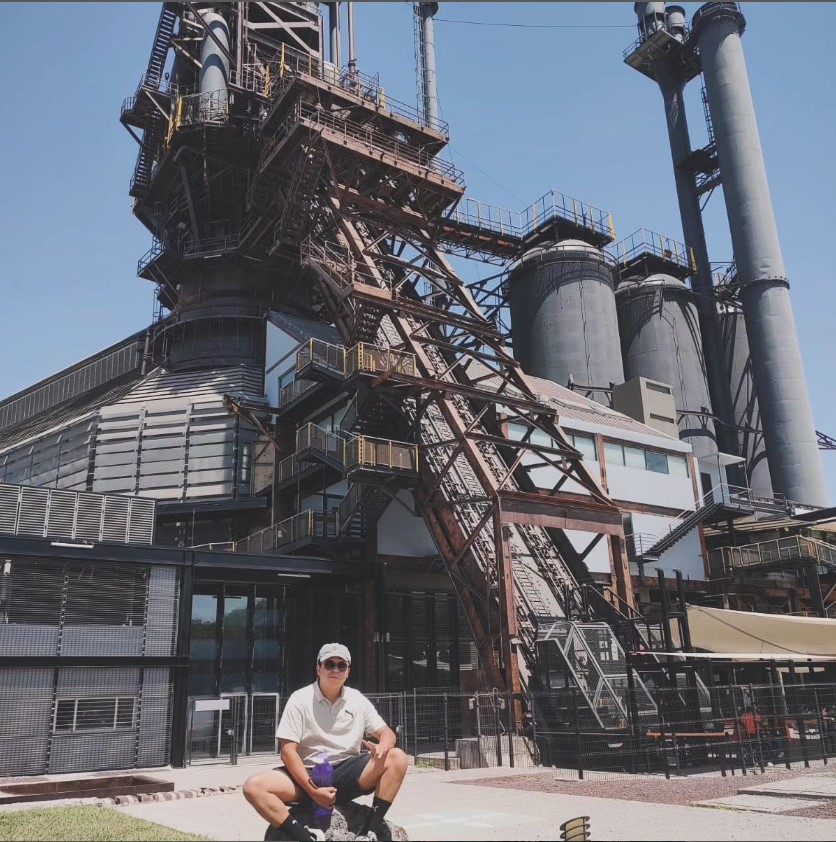
#> input picture horno3.jpg, 836 x 842 px
$ python 084_ProcesadoFiltros.py
#> lines starting #> are read from the running program, lines starting #| are printed output that depends on the picture; after the words box and inside, x2 and y2 are one past the last pixel; in counts of white or black regions, pixels touching at a corner belong together
"""
created on 12 Abril 13:28:05 2024
@author:Jesus Alejandro Montes Aguila
"""
"""
El código aplica un filtro de color a una imagen para resaltar áreas específicas, mostrándolas visualmente.
Esta técnica es útil para tareas de procesamiento de imágenes como detección de objetos basados en colores.
"""
import cv2
import numpy as np

# Leer una imagen y cambiar su tamaño
imagen = cv2.imread('horno3.jpg')
#> imagen is the input picture: shape (842, 836, 3); mean B, G, R 117.2, 107.9, 105.2
imagen = cv2.resize(imagen, (320, 240))
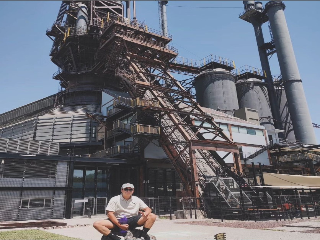
#> imagen: shape (240, 320, 3); mean B, G, R 117.3, 108, 105.3

# Crear una imagen de fondo amarillo del mismo tamaño que la imagen original
fondo_amarillo = np.full_like(imagen, (0, 255, 255), dtype=np.uint8)  # Amarillo en formato BGR

# Superponer la imagen original sobre el fondo amarillo
imagen_con_fondo_amarillo = cv2.addWeighted(fondo_amarillo, 1, imagen, 1, 0)
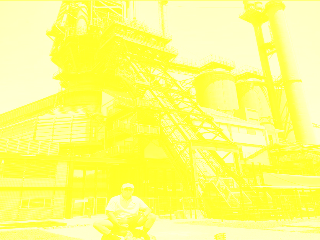
#> imagen_con_fondo_amarillo: shape (240, 320, 3); mean B, G, R 117.3, 255, 255
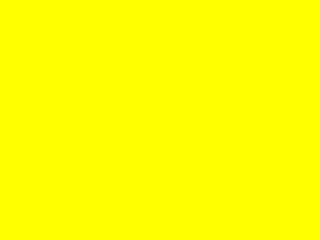
#> fondo_amarillo: shape (240, 320, 3); mean B, G, R 0, 255, 255

# Mostrar la imagen con fondo amarillo
cv2.imshow('Imagen con Fondo Amarillo', imagen_con_fondo_amarillo)

# Definir límites para la detección de color (ejemplo para el rango amarillo)
limite_inferior = np.array([25, 100, 100], np.uint8)
limite_superior = np.array([35, 255, 255], np.uint8)

# Convertir la imagen a espacio de color HSV
imagen_hsv = cv2.cvtColor(imagen, cv2.COLOR_BGR2HSV)
#> imagen_hsv: shape (240, 320, 3); mean H, S, V 99.1, 39.2, 121.9

# Crear una máscara que muestre solo el rango de color amarillo
mascara_amarillo = cv2.inRange(imagen_hsv, limite_inferior, limite_superior)
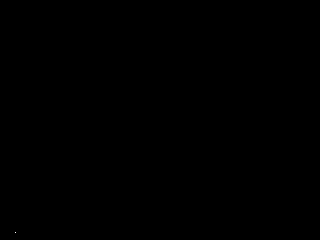
#> mascara_amarillo: shape (240, 320); 0% white in thin lines or dots, all inside (x1, y1, x2, y2) = (15, 232, 16, 233)

# Mostrar la máscara de color amarillo
cv2.imshow('Filtro Amarillo', mascara_amarillo)
cv2.imwrite("horno3FAmarillo.jpg", mascara_amarillo)
# Esperar por una tecla y cerrar las ventanas
cv2.waitKey(0)
cv2.destroyAllWindows()

$ run again, with personas.jpg copied over horno3.jpg
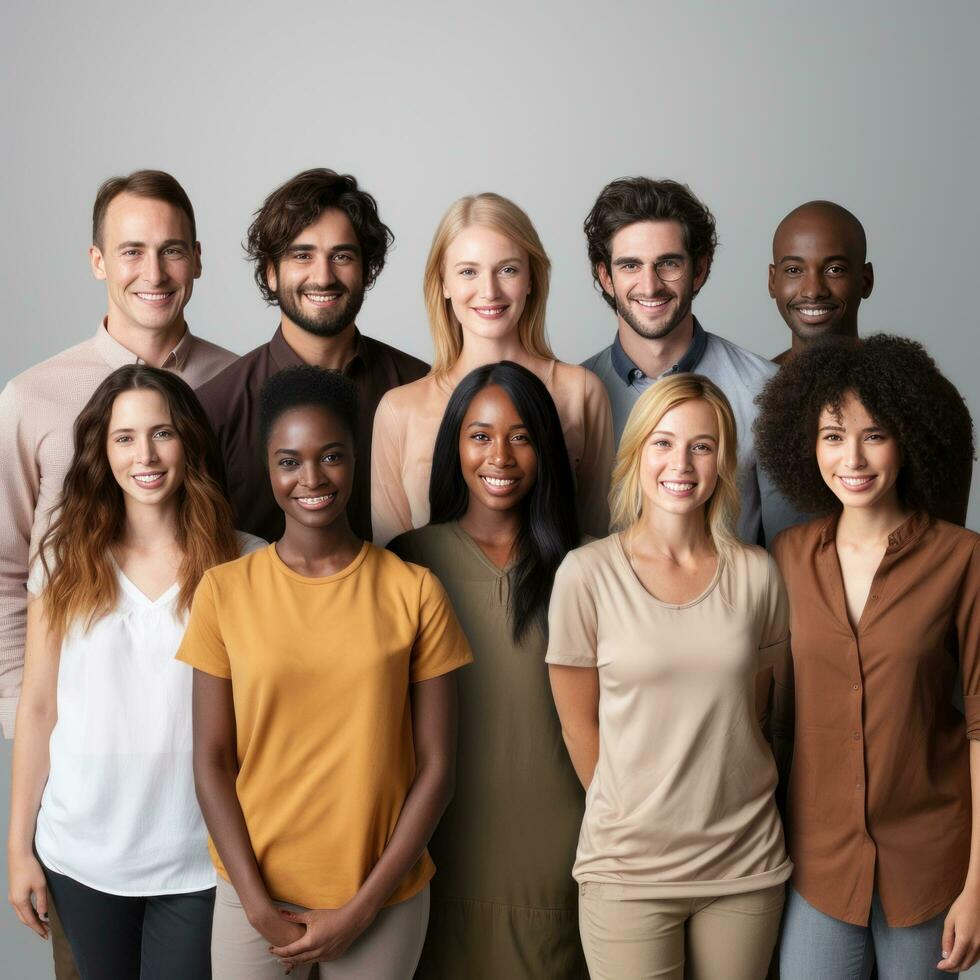
#> input picture personas.jpg, 980 x 980 px
#> imagen is the input picture: shape (980, 980, 3); mean B, G, R 112.2, 126.4, 144.7
#> `imagen = cv2.resize(imagen, (320, 240))`:
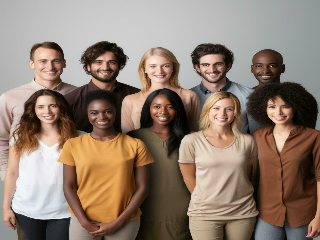
#> imagen: shape (240, 320, 3); mean B, G, R 112.1, 126.3, 144.6
#> `imagen_con_fondo_amarillo = cv2.addWeighted(fondo_amarillo, 1, imagen,..`:
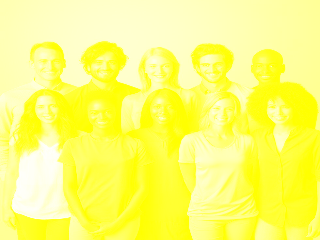
#> imagen_con_fondo_amarillo: shape (240, 320, 3); mean B, G, R 112.1, 255, 255
#> imagen_hsv: shape (240, 320, 3); mean H, S, V 27.4, 79.2, 146
#> mascara_amarillo: shape (240, 320); every value is 0

$ run again, with template1.jpg copied over horno3.jpg
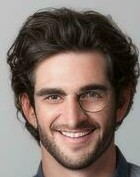
#> input picture template1.jpg, 140 x 177 px
#> imagen is the input picture: shape (177, 140, 3); mean B, G, R 104.5, 112.3, 127.3
#> `imagen = cv2.resize(imagen, (320, 240))`:
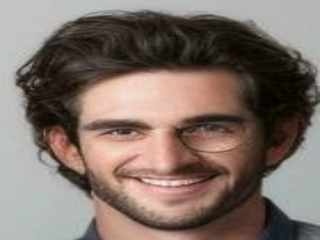
#> imagen: shape (240, 320, 3); mean B, G, R 104.4, 112.1, 127.2
#> `imagen_con_fondo_amarillo = cv2.addWeighted(fondo_amarillo, 1, imagen,..`:
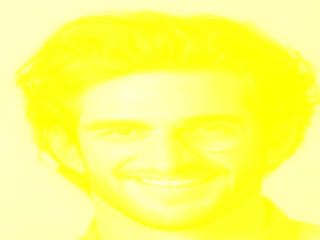
#> imagen_con_fondo_amarillo: shape (240, 320, 3); mean B, G, R 104.4, 255, 255
#> imagen_hsv: shape (240, 320, 3); mean H, S, V 27.5, 68.6, 128.4
#> mascara_amarillo: shape (240, 320); every value is 0
